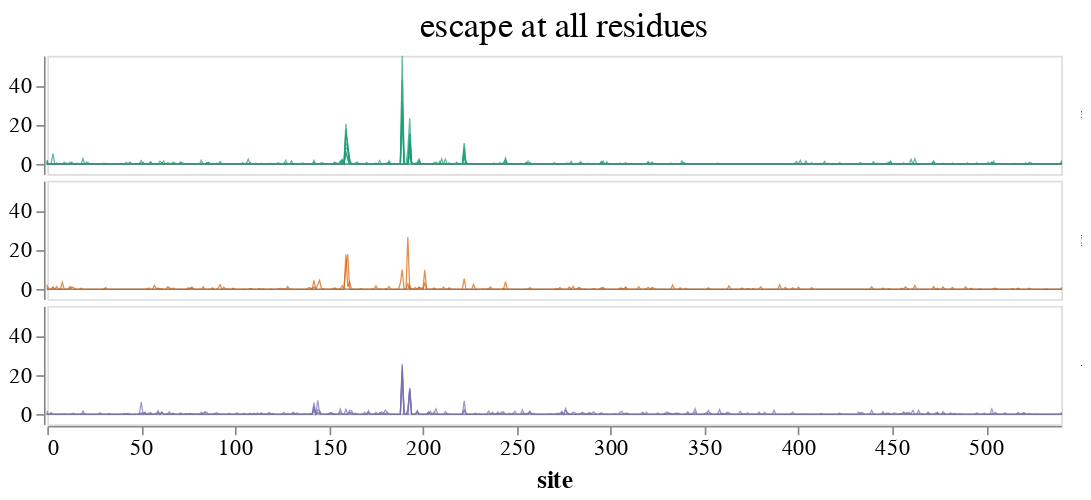

Source (notebook cell):
### Code cell
escape_df['site'] = escape_df['site'].astype(int)

# all sites, lineplot
summed_escape_lineplot_full = (
    alt.Chart()
    .encode(
        x=alt.X("site", 
                title="site",
                scale=alt.Scale(domain=[0, 540],
                                clamp=True
                               )
               ),
        y=alt.Y(
            "escape",
            title=None,
            scale=alt.Scale(domain=[-5, 55],
                            clamp=True
                           )
        ),
        color=alt.Color('cohort:N', 
                        legend=None,
                        sort=['vietnam_ped', 'vietnam_adult', 'misc_adult'],
                       ).scale(scheme='dark2'),
        detail='serum',
        tooltip=['serum', 'site', 'escape']
    )
    .mark_line(size=.75, opacity=0.7)
    .properties(width=600, height=70)
)

x_axis = alt.Chart(pd.DataFrame({'y': [0]})).mark_rule(
    size=1, 
    opacity=0.5, color='gray').encode(y='y')

faceted_lineplot_full = alt.layer(
    summed_escape_lineplot_full, x_axis, data=escape_df
).facet(
    facet=alt.Facet(
        'cohort:N',
        sort=['vietnam_ped', 'vietnam_adult', 'misc_adult'],
        title='escape at all residues',
        header=alt.Header(
            titleFontSize=21,
            titleFontWeight='normal',
            titlePadding=5,
            labelFontSize=1,
            labelOrient='right',
            # labelAngle=0,
            labelFontStyle='italic',
        )
    ),
    spacing=2,
    columns=1
).configure_axis(
    grid=False,
    labelFontSize=13,
    titleFontSize=15
)

faceted_lineplot_full.save(
    'scratch_notebooks/figure_drafts/perth09_analysis/sitewise_escape_plots/231004_summed_escape_full.png',
    scale_factor=2.0
)

faceted_lineplot_full

### Figure 1 — Vega-Lite specification as saved in the notebook (floating-point values rounded to 4 significant figures; data arrays with more than 128 entries replaced by an {"elided": "..."} marker saying what was removed)
{"config": {"view": {"continuousWidth": 300, "continuousHeight": 300}, "axis": {"grid": false, "labelFontSize": 13, "titleFontSize": 15}}, "data": {"name": "data-3ed9d5ba2244ae0364c66ec4ad409f73"}, "facet": {"field": "cohort", "header": {"labelFontSize": 1, "labelFontStyle": "italic", "labelOrient": "right", "titleFontSize": 21, "titleFontWeight": "normal", "titlePadding": 5}, "sort": ["vietnam_ped", "vietnam_adult", "misc_adult"], "title": "escape at all residues", "type": "nominal"}, "spec": {"layer": [{"mark": {"type": "line", "opacity": 0.7, "size": 0.75}, "encoding": {"color": {"field": "cohort", "legend": null, "scale": {"scheme": "dark2"}, "sort": ["vietnam_ped", "vietnam_adult", "misc_adult"], "type": "nominal"}, "detail": {"field": "serum", "type": "nominal"}, "tooltip": [{"field": "serum", "type": "nominal"}, {"field": "site", "type": "quantitative"}, {"field": "escape", "type": "quantitative"}], "x": {"field": "site", "scale": {"clamp": true, "domain": [0, 540]}, "title": "site", "type": "quantitative"}, "y": {"field": "escape", "scale": {"clamp": true, "domain": [-5, 55]}, "title": null, "type": "quantitative"}}}, {"data": {"name": "data-06fd9f850666401b4599de5588b60692"}, "mark": {"type": "rule", "color": "gray", "opacity": 0.5, "size": 1}, "encoding": {"y": {"field": "y", "type": "quantitative"}}}], "height": 70, "width": 600}, "columns": 1, "spacing": 2, "$schema": "https://vega.github.io/schema/vega-lite/v5.8.0.json", "datasets": {"data-3ed9d5ba2244ae0364c66ec4ad409f73": {"elided": "9056 records"}, "data-06fd9f850666401b4599de5588b60692": [{"y": 0}]}}
